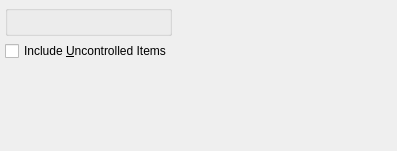
<?xml version="1.0" encoding="UTF-8"?>
<ui version="4.0">
 <comment>This file is part of the xTuple ERP: PostBooks Edition, a free and
open source Enterprise Resource Planning software suite,
Copyright (c) 1999-2010 by OpenMFG LLC, d/b/a xTuple.
It is licensed to you under the Common Public Attribution License
version 1.0, the full text of which (including xTuple-specific Exhibits)
is available at www.xtuple.com/CPAL.  By using this software, you agree
to be bound by its terms.</comment>
 <class>dspUnusedPurchasedItems</class>
 <widget class="QWidget" name="dspUnusedPurchasedItems">
  <property name="geometry">
   <rect>
    <x>0</x>
    <y>0</y>
    <width>397</width>
    <height>151</height>
   </rect>
  </property>
  <property name="windowTitle">
   <string>Unused Purchased Items</string>
  </property>
  <layout class="QHBoxLayout" name="horizontalLayout">
   <item>
    <layout class="QVBoxLayout" name="verticalLayout">
     <item>
      <widget class="ParameterGroup" name="_classCode">
       <property name="title">
        <string/>
       </property>
       <property name="fixedSize">
        <bool>false</bool>
       </property>
      </widget>
     </item>
     <item>
      <widget class="XCheckBox" name="_includeUncontrolled">
       <property name="text">
        <string>Include &amp;Uncontrolled Items</string>
       </property>
      </widget>
     </item>
     <item>
      <spacer name="verticalSpacer">
       <property name="orientation">
        <enum>Qt::Vertical</enum>
       </property>
       <property name="sizeHint" stdset="0">
        <size>
         <width>20</width>
         <height>0</height>
        </size>
       </property>
      </spacer>
     </item>
    </layout>
   </item>
   <item>
    <spacer>
     <property name="orientation">
      <enum>Qt::Horizontal</enum>
     </property>
     <property name="sizeType">
      <enum>QSizePolicy::Expanding</enum>
     </property>
     <property name="sizeHint" stdset="0">
      <size>
       <width>92</width>
       <height>20</height>
      </size>
     </property>
    </spacer>
   </item>
  </layout>
 </widget>
 <layoutdefault spacing="5" margin="5"/>
 <pixmapfunction>qPixmapFromMimeSource</pixmapfunction>
 <customwidgets>
  <customwidget>
   <class>ParameterGroup</class>
   <extends>QGroupBox</extends>
   <header>parametergroup.h</header>
  </customwidget>
  <customwidget>
   <class>XCheckBox</class>
   <extends>QCheckBox</extends>
   <header>xcheckbox.h</header>
  </customwidget>
 </customwidgets>
 <tabstops>
  <tabstop>_classCode</tabstop>
 </tabstops>
 <resources/>
 <connections/>
</ui>
